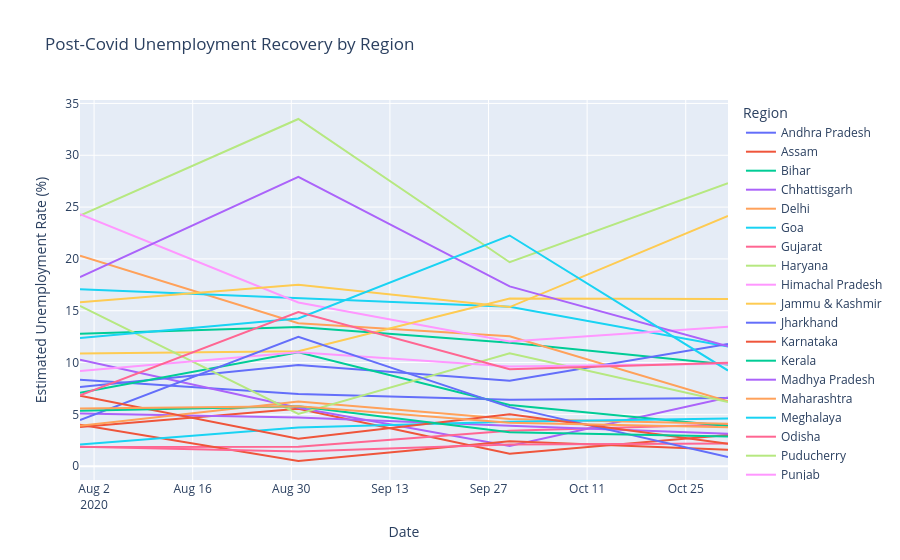

Notebook code for this chart:
### Code cell
post_covid_start = "2020-07-01"
post_df = emp_data[emp_data["Date"] >= post_covid_start]

fig = px.line(
    post_df,
    x="Date",
    y="Estimated Unemployment Rate (%)",
    color="Region",
    title="Post-Covid Unemployment Recovery by Region"
)

fig.show()

### Figure 1 — Plotly figure (JSON) as saved in the notebook; plotly's stock layout.template omitted (floating-point values rounded to 4 significant figures)
{"data": [{"hovertemplate": "Region=Andhra Pradesh<br>Date=%{x}<br>Estimated Unemployment Rate (%)=%{y}<extra></extra>", "legendgroup": "Andhra Pradesh", "line": {"color": "#636efa", "dash": "solid"}, "marker": {"symbol": "circle"}, "mode": "lines", "name": "Andhra Pradesh", "orientation": "v", "showlegend": true, "type": "scatter", "x": ["2020-07-31T00:00:00", "2020-08-31T00:00:00", "2020-09-30T00:00:00", "2020-10-31T00:00:00"], "xaxis": "x", "y": [8.34, 6.96, 6.4, 6.59], "yaxis": "y"}, {"hovertemplate": "Region=Assam<br>Date=%{x}<br>Estimated Unemployment Rate (%)=%{y}<extra></extra>", "legendgroup": "Assam", "line": {"color": "#EF553B", "dash": "solid"}, "marker": {"symbol": "circle"}, "mode": "lines", "name": "Assam", "orientation": "v", "showlegend": true, "type": "scatter", "x": ["2020-07-31T00:00:00", "2020-08-31T00:00:00", "2020-09-30T00:00:00", "2020-10-31T00:00:00"], "xaxis": "x", "y": [3.77, 5.53, 1.19, 3.02], "yaxis": "y"}, {"hovertemplate": "Region=Bihar<br>Date=%{x}<br>Estimated Unemployment Rate (%)=%{y}<extra></extra>", "legendgroup": "Bihar", "line": {"color": "#00cc96", "dash": "solid"}, "marker": {"symbol": "circle"}, "mode": "lines", "name": "Bihar", "orientation": "v", "showlegend": true, "type": "scatter", "x": ["2020-07-31T00:00:00", "2020-08-31T00:00:00", "2020-09-30T00:00:00", "2020-10-31T00:00:00"], "xaxis": "x", "y": [12.79, 13.44, 11.91, 9.82], "yaxis": "y"}, {"hovertemplate": "Region=Chhattisgarh<br>Date=%{x}<br>Estimated Unemployment Rate (%)=%{y}<extra></extra>", "legendgroup": "Chhattisgarh", "line": {"color": "#ab63fa", "dash": "solid"}, "marker": {"symbol": "circle"}, "mode": "lines", "name": "Chhattisgarh", "orientation": "v", "showlegend": true, "type": "scatter", "x": ["2020-07-31T00:00:00", "2020-08-31T00:00:00", "2020-09-30T00:00:00", "2020-10-31T00:00:00"], "xaxis": "x", "y": [10.27, 5.63, 1.96, 6.62], "yaxis": "y"}, {"hovertemplate": "Region=Delhi<br>Date=%{x}<br>Estimated Unemployment Rate (%)=%{y}<extra></extra>", "legendgroup": "Delhi", "line": {"color": "#FFA15A", "dash": "solid"}, "marker": {"symbol": "circle"}, "mode": "lines", "name": "Delhi", "orientation": "v", "showlegend": true, "type": "scatter", "x": ["2020-07-31T00:00:00", "2020-08-31T00:00:00", "2020-09-30T00:00:00", "2020-10-31T00:00:00"], "xaxis": "x", "y": [20.3, 13.79, 12.53, 6.27], "yaxis": "y"}, {"hovertemplate": "Region=Goa<br>Date=%{x}<br>Estimated Unemployment Rate (%)=%{y}<extra></extra>", "legendgroup": "Goa", "line": {"color": "#19d3f3", "dash": "solid"}, "marker": {"symbol": "circle"}, "mode": "lines", "name": "Goa", "orientation": "v", "showlegend": true, "type": "scatter", "x": ["2020-07-31T00:00:00", "2020-08-31T00:00:00", "2020-09-30T00:00:00", "2020-10-31T00:00:00"], "xaxis": "x", "y": [17.07, 16.21, 15.38, 11.54], "yaxis": "y"}, {"hovertemplate": "Region=Gujarat<br>Date=%{x}<br>Estimated Unemployment Rate (%)=%{y}<extra></extra>", "legendgroup": "Gujarat", "line": {"color": "#FF6692", "dash": "solid"}, "marker": {"symbol": "circle"}, "mode": "lines", "name": "Gujarat", "orientation": "v", "showlegend": true, "type": "scatter", "x": ["2020-07-31T00:00:00", "2020-08-31T00:00:00", "2020-09-30T00:00:00", "2020-10-31T00:00:00"], "xaxis": "x", "y": [1.84, 1.87, 3.42, 4.03], "yaxis": "y"}, {"hovertemplate": "Region=Haryana<br>Date=%{x}<br>Estimated Unemployment Rate (%)=%{y}<extra></extra>", "legendgroup": "Haryana", "line": {"color": "#B6E880", "dash": "solid"}, "marker": {"symbol": "circle"}, "mode": "lines", "name": "Haryana", "orientation": "v", "showlegend": true, "type": "scatter", "x": ["2020-07-31T00:00:00", "2020-08-31T00:00:00", "2020-09-30T00:00:00", "2020-10-31T00:00:00"], "xaxis": "x", "y": [24.18, 33.5, 19.68, 27.31], "yaxis": "y"}, {"hovertemplate": "Region=Himachal Pradesh<br>Date=%{x}<br>Estimated Unemployment Rate (%)=%{y}<extra></extra>", "legendgroup": "Himachal Pradesh", "line": {"color": "#FF97FF", "dash": "solid"}, "marker": {"symbol": "circle"}, "mode": "lines", "name": "Himachal Pradesh", "orientation": "v", "showlegend": true, "type": "scatter", "x": ["2020-07-31T00:00:00", "2020-08-31T00:00:00", "2020-09-30T00:00:00", "2020-10-31T00:00:00"], "xaxis": "x", "y": [24.31, 15.79, 12.04, 13.46], "yaxis": "y"}, {"hovertemplate": "Region=Jammu & Kashmir<br>Date=%{x}<br>Estimated Unemployment Rate (%)=%{y}<extra></extra>", "legendgroup": "Jammu & Kashmir", "line": {"color": "#FECB52", "dash": "solid"}, "marker": {"symbol": "circle"}, "mode": "lines", "name": "Jammu & Kashmir", "orientation": "v", "showlegend": true, "type": "scatter", "x": ["2020-07-31T00:00:00", "2020-08-31T00:00:00", "2020-09-30T00:00:00", "2020-10-31T00:00:00"], "xaxis": "x", "y": [10.88, 11.09, 16.17, 16.14], "yaxis": "y"}, {"hovertemplate": "Region=Jharkhand<br>Date=%{x}<br>Estimated Unemployment Rate (%)=%{y}<extra></extra>", "legendgroup": "Jharkhand", "line": {"color": "#636efa", "dash": "solid"}, "marker": {"symbol": "circle"}, "mode": "lines", "name": "Jharkhand", "orientation": "v", "showlegend": true, "type": "scatter", "x": ["2020-07-31T00:00:00", "2020-08-31T00:00:00", "2020-09-30T00:00:00", "2020-10-31T00:00:00"], "xaxis": "x", "y": [7.63, 9.76, 8.24, 11.8], "yaxis": "y"}, {"hovertemplate": "Region=Karnataka<br>Date=%{x}<br>Estimated Unemployment Rate (%)=%{y}<extra></extra>", "legendgroup": "Karnataka", "line": {"color": "#EF553B", "dash": "solid"}, "marker": {"symbol": "circle"}, "mode": "lines", "name": "Karnataka", "orientation": "v", "showlegend": true, "type": "scatter", "x": ["2020-07-31T00:00:00", "2020-08-31T00:00:00", "2020-09-30T00:00:00", "2020-10-31T00:00:00"], "xaxis": "x", "y": [4.01, 0.5, 2.41, 1.58], "yaxis": "y"}, {"hovertemplate": "Region=Kerala<br>Date=%{x}<br>Estimated Unemployment Rate (%)=%{y}<extra></extra>", "legendgroup": "Kerala", "line": {"color": "#00cc96", "dash": "solid"}, "marker": {"symbol": "circle"}, "mode": "lines", "name": "Kerala", "orientation": "v", "showlegend": true, "type": "scatter", "x": ["2020-07-31T00:00:00", "2020-08-31T00:00:00", "2020-09-30T00:00:00", "2020-10-31T00:00:00"], "xaxis": "x", "y": [7.09, 10.98, 5.91, 3.88], "yaxis": "y"}, {"hovertemplate": "Region=Madhya Pradesh<br>Date=%{x}<br>Estimated Unemployment Rate (%)=%{y}<extra></extra>", "legendgroup": "Madhya Pradesh", "line": {"color": "#ab63fa", "dash": "solid"}, "marker": {"symbol": "circle"}, "mode": "lines", "name": "Madhya Pradesh", "orientation": "v", "showlegend": true, "type": "scatter", "x": ["2020-07-31T00:00:00", "2020-08-31T00:00:00", "2020-09-30T00:00:00", "2020-10-31T00:00:00"], "xaxis": "x", "y": [5.08, 4.7, 3.91, 3.13], "yaxis": "y"}, {"hovertemplate": "Region=Maharashtra<br>Date=%{x}<br>Estimated Unemployment Rate (%)=%{y}<extra></extra>", "legendgroup": "Maharashtra", "line": {"color": "#FFA15A", "dash": "solid"}, "marker": {"symbol": "circle"}, "mode": "lines", "name": "Maharashtra", "orientation": "v", "showlegend": true, "type": "scatter", "x": ["2020-07-31T00:00:00", "2020-08-31T00:00:00", "2020-09-30T00:00:00", "2020-10-31T00:00:00"], "xaxis": "x", "y": [3.89, 6.23, 4.55, 4.1], "yaxis": "y"}, {"hovertemplate": "Region=Meghalaya<br>Date=%{x}<br>Estimated Unemployment Rate (%)=%{y}<extra></extra>", "legendgroup": "Meghalaya", "line": {"color": "#19d3f3", "dash": "solid"}, "marker": {"symbol": "circle"}, "mode": "lines", "name": "Meghalaya", "orientation": "v", "showlegend": true, "type": "scatter", "x": ["2020-07-31T00:00:00", "2020-08-31T00:00:00", "2020-09-30T00:00:00", "2020-10-31T00:00:00"], "xaxis": "x", "y": [2.1, 3.74, 4.29, 4.6], "yaxis": "y"}, {"hovertemplate": "Region=Odisha<br>Date=%{x}<br>Estimated Unemployment Rate (%)=%{y}<extra></extra>", "legendgroup": "Odisha", "line": {"color": "#FF6692", "dash": "solid"}, "marker": {"symbol": "circle"}, "mode": "lines", "name": "Odisha", "orientation": "v", "showlegend": true, "type": "scatter", "x": ["2020-07-31T00:00:00", "2020-08-31T00:00:00", "2020-09-30T00:00:00", "2020-10-31T00:00:00"], "xaxis": "x", "y": [1.88, 1.42, 2.1, 2.18], "yaxis": "y"}, {"hovertemplate": "Region=Puducherry<br>Date=%{x}<br>Estimated Unemployment Rate (%)=%{y}<extra></extra>", "legendgroup": "Puducherry", "line": {"color": "#B6E880", "dash": "solid"}, "marker": {"symbol": "circle"}, "mode": "lines", "name": "Puducherry", "orientation": "v", "showlegend": true, "type": "scatter", "x": ["2020-07-31T00:00:00", "2020-08-31T00:00:00", "2020-09-30T00:00:00", "2020-10-31T00:00:00"], "xaxis": "x", "y": [15.47, 5.05, 10.9, 6.18], "yaxis": "y"}, {"hovertemplate": "Region=Punjab<br>Date=%{x}<br>Estimated Unemployment Rate (%)=%{y}<extra></extra>", "legendgroup": "Punjab", "line": {"color": "#FF97FF", "dash": "solid"}, "marker": {"symbol": "circle"}, "mode": "lines", "name": "Punjab", "orientation": "v", "showlegend": true, "type": "scatter", "x": ["2020-07-31T00:00:00", "2020-08-31T00:00:00", "2020-09-30T00:00:00", "2020-10-31T00:00:00"], "xaxis": "x", "y": [9.19, 10.99, 9.61, 9.88], "yaxis": "y"}, {"hovertemplate": "Region=Rajasthan<br>Date=%{x}<br>Estimated Unemployment Rate (%)=%{y}<extra></extra>", "legendgroup": "Rajasthan", "line": {"color": "#FECB52", "dash": "solid"}, "marker": {"symbol": "circle"}, "mode": "lines", "name": "Rajasthan", "orientation": "v", "showlegend": true, "type": "scatter", "x": ["2020-07-31T00:00:00", "2020-08-31T00:00:00", "2020-09-30T00:00:00", "2020-10-31T00:00:00"], "xaxis": "x", "y": [15.81, 17.51, 15.35, 24.15], "yaxis": "y"}, {"hovertemplate": "Region=Sikkim<br>Date=%{x}<br>Estimated Unemployment Rate (%)=%{y}<extra></extra>", "legendgroup": "Sikkim", "line": {"color": "#636efa", "dash": "solid"}, "marker": {"symbol": "circle"}, "mode": "lines", "name": "Sikkim", "orientation": "v", "showlegend": true, "type": "scatter", "x": ["2020-07-31T00:00:00", "2020-08-31T00:00:00", "2020-09-30T00:00:00", "2020-10-31T00:00:00"], "xaxis": "x", "y": [4.45, 12.49, 5.7, 0.88], "yaxis": "y"}, {"hovertemplate": "Region=Tamil Nadu<br>Date=%{x}<br>Estimated Unemployment Rate (%)=%{y}<extra></extra>", "legendgroup": "Tamil Nadu", "line": {"color": "#EF553B", "dash": "solid"}, "marker": {"symbol": "circle"}, "mode": "lines", "name": "Tamil Nadu", "orientation": "v", "showlegend": true, "type": "scatter", "x": ["2020-07-31T00:00:00", "2020-08-31T00:00:00", "2020-09-30T00:00:00", "2020-10-31T00:00:00"], "xaxis": "x", "y": [6.81, 2.65, 5, 2.16], "yaxis": "y"}, {"hovertemplate": "Region=Telangana<br>Date=%{x}<br>Estimated Unemployment Rate (%)=%{y}<extra></extra>", "legendgroup": "Telangana", "line": {"color": "#00cc96", "dash": "solid"}, "marker": {"symbol": "circle"}, "mode": "lines", "name": "Telangana", "orientation": "v", "showlegend": true, "type": "scatter", "x": ["2020-07-31T00:00:00", "2020-08-31T00:00:00", "2020-09-30T00:00:00", "2020-10-31T00:00:00"], "xaxis": "x", "y": [5.36, 5.79, 3.27, 2.86], "yaxis": "y"}, {"hovertemplate": "Region=Tripura<br>Date=%{x}<br>Estimated Unemployment Rate (%)=%{y}<extra></extra>", "legendgroup": "Tripura", "line": {"color": "#ab63fa", "dash": "solid"}, "marker": {"symbol": "circle"}, "mode": "lines", "name": "Tripura", "orientation": "v", "showlegend": true, "type": "scatter", "x": ["2020-07-31T00:00:00", "2020-08-31T00:00:00", "2020-09-30T00:00:00", "2020-10-31T00:00:00"], "xaxis": "x", "y": [18.24, 27.92, 17.35, 11.57], "yaxis": "y"}, {"hovertemplate": "Region=Uttar Pradesh<br>Date=%{x}<br>Estimated Unemployment Rate (%)=%{y}<extra></extra>", "legendgroup": "Uttar Pradesh", "line": {"color": "#FFA15A", "dash": "solid"}, "marker": {"symbol": "circle"}, "mode": "lines", "name": "Uttar Pradesh", "orientation": "v", "showlegend": true, "type": "scatter", "x": ["2020-07-31T00:00:00", "2020-08-31T00:00:00", "2020-09-30T00:00:00", "2020-10-31T00:00:00"], "xaxis": "x", "y": [5.56, 5.79, 4.18, 3.75], "yaxis": "y"}, {"hovertemplate": "Region=Uttarakhand<br>Date=%{x}<br>Estimated Unemployment Rate (%)=%{y}<extra></extra>", "legendgroup": "Uttarakhand", "line": {"color": "#19d3f3", "dash": "solid"}, "marker": {"symbol": "circle"}, "mode": "lines", "name": "Uttarakhand", "orientation": "v", "showlegend": true, "type": "scatter", "x": ["2020-07-31T00:00:00", "2020-08-31T00:00:00", "2020-09-30T00:00:00", "2020-10-31T00:00:00"], "xaxis": "x", "y": [12.38, 14.26, 22.26, 9.23], "yaxis": "y"}, {"hovertemplate": "Region=West Bengal<br>Date=%{x}<br>Estimated Unemployment Rate (%)=%{y}<extra></extra>", "legendgroup": "West Bengal", "line": {"color": "#FF6692", "dash": "solid"}, "marker": {"symbol": "circle"}, "mode": "lines", "name": "West Bengal", "orientation": "v", "showlegend": true, "type": "scatter", "x": ["2020-07-31T00:00:00", "2020-08-31T00:00:00", "2020-09-30T00:00:00", "2020-10-31T00:00:00"], "xaxis": "x", "y": [6.83, 14.87, 9.35, 9.98], "yaxis": "y"}], "layout": {"legend": {"title": {"text": "Region"}, "tracegroupgap": 0}, "title": {"text": "Post-Covid Unemployment Recovery by Region"}, "xaxis": {"anchor": "y", "domain": [0, 1], "title": {"text": "Date"}}, "yaxis": {"anchor": "x", "domain": [0, 1], "title": {"text": "Estimated Unemployment Rate (%)"}}}}
